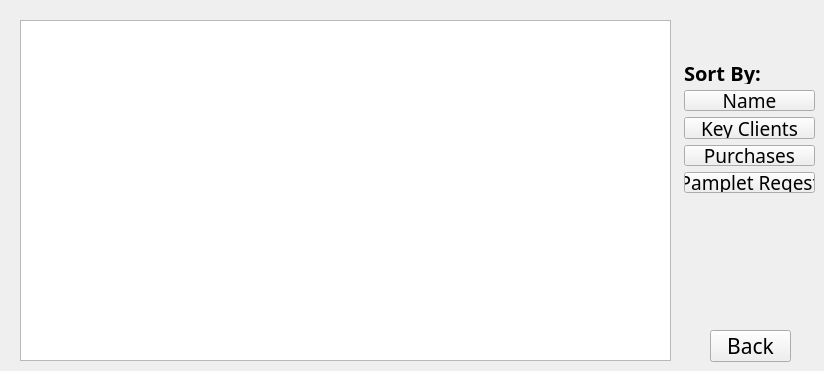
      <widget class="QWidget" name="listings">
       <widget class="QTableView" name="table_listings">
        <property name="geometry">
         <rect>
          <x>20</x>
          <y>20</y>
          <width>651</width>
          <height>341</height>
         </rect>
        </property>
        <property name="font">
         <font>
          <family>Heiti SC</family>
          <pointsize>14</pointsize>
         </font>
        </property>
       </widget>
       <widget class="QPushButton" name="back1">
        <property name="geometry">
         <rect>
          <x>710</x>
          <y>330</y>
          <width>81</width>
          <height>32</height>
         </rect>
        </property>
        <property name="font">
         <font>
          <family>Heiti SC</family>
          <pointsize>16</pointsize>
         </font>
        </property>
        <property name="text">
         <string>Back</string>
        </property>
       </widget>
       <widget class="QWidget" name="verticalLayoutWidget_2">
        <property name="geometry">
         <rect>
          <x>684</x>
          <y>62</y>
          <width>131</width>
          <height>131</height>
         </rect>
        </property>
        <layout class="QVBoxLayout" name="verticalLayout_2">
         <item>
          <widget class="QLabel" name="SortBy_label">
           <property name="enabled">
            <bool>true</bool>
           </property>
           <property name="font">
            <font>
             <family>Heiti SC</family>
             <pointsize>15</pointsize>
             <weight>75</weight>
             <bold>true</bold>
             <kerning>true</kerning>
            </font>
           </property>
           <property name="text">
            <string>Sort By:</string>
           </property>
          </widget>
         </item>
         <item>
          <widget class="QPushButton" name="sort_name">
           <property name="font">
            <font>
             <family>Heiti SC</family>
             <pointsize>14</pointsize>
            </font>
           </property>
           <property name="text">
            <string>Name</string>
           </property>
          </widget>
         </item>
         <item>
          <widget class="QPushButton" name="sort_key">
           <property name="font">
            <font>
             <family>Heiti SC</family>
             <pointsize>14</pointsize>
            </font>
           </property>
           <property name="text">
            <string>Key Clients</string>
           </property>
          </widget>
         </item>
         <item>
          <widget class="QPushButton" name="sort_purchases">
           <property name="font">
            <font>
             <family>Heiti SC</family>
             <pointsize>14</pointsize>
            </font>
           </property>
           <property name="text">
            <string>Purchases</string>
           </property>
          </widget>
         </item>
         <item>
          <widget class="QPushButton" name="SortByPampletRequest">
           <property name="font">
            <font>
             <family>Heiti SC</family>
             <pointsize>14</pointsize>
            </font>
           </property>
           <property name="text">
            <string>Pamplet Reqest</string>
           </property>
          </widget>
         </item>
        </layout>
       </widget>
      </widget>
